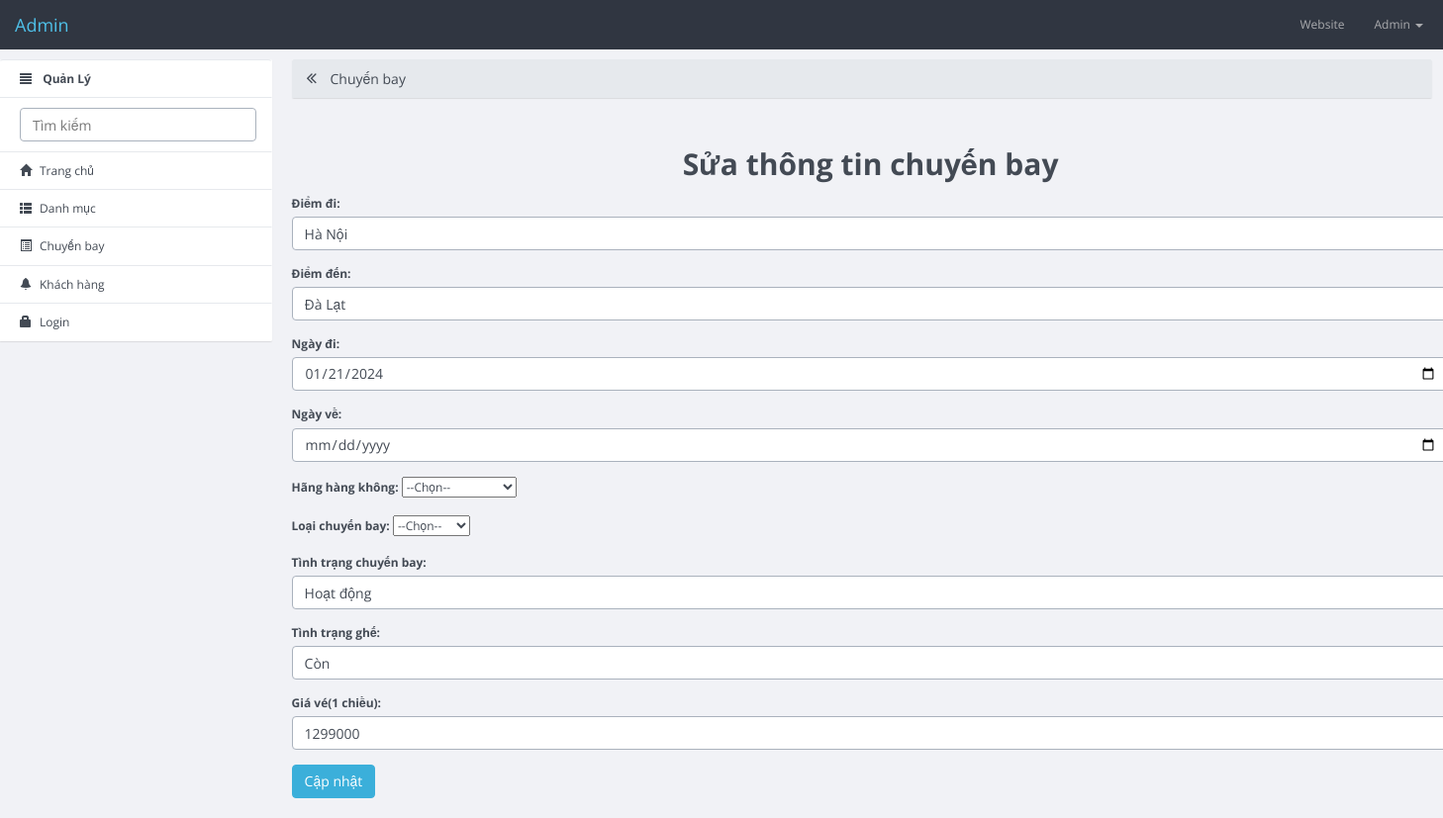
/bootflat-admin-master/suachuyenbay.php?id=15, run on the app's committed database.
### tables this page shows
CREATE TABLE `tbl_dschuyenbay` (
  `id` int(10) NOT NULL,
  `diemdi` varchar(255) NOT NULL,
  `diemden` varchar(255) NOT NULL,
  `ngaydi` date NOT NULL,
  `ngayve` date NOT NULL,
  `loaicb` varchar(255) NOT NULL,
  `hanghk` varchar(255) NOT NULL,
  `tinhtrangcb` varchar(255) NOT NULL,
  `tinhtrangghe` varchar(255) NOT NULL,
  `giave` decimal(10,0) NOT NULL
);

### src/bootflat-admin-master/suachuyenbay.php (the view, shortened to what this page needs)
<?php
    require_once "db/connect.php";
    $id = $_GET['id'];
    $suasql = "SELECT*FROM tbl_dschuyenbay WHERE id = '$id'";
    $qr = mysqli_query($conn, $suasql);
    $row = mysqli_fetch_assoc($qr);
?>
<!DOCTYPE html>
<html>
  <head>
    <link rel="stylesheet" href="dist/css/site.min.css">
  </head>
  <body>
    <nav role="navigation" class="navbar navbar-custom">
        <div class="container-fluid">
          <div class="navbar-header">
            <a href="#" class="navbar-brand">Admin</a>
          </div>
          <div id="bs-content-row-navbar-collapse-5" class="collapse navbar-collapse">
            <ul class="nav navbar-nav navbar-right">
            <li class=""><a href="../index.php"> Website</a></li>
              <li class="dropdown">
                <a data-toggle="dropdown" class="dropdown-toggle" href="#">Admin <b class="caret"></b></a>
              </li>
            </ul>
          </div>
        </div>
      </nav>
    <div class="container-fluid">
      <div class="row row-offcanvas row-offcanvas-left">
        <div class="col-xs-6 col-sm-3 sidebar-offcanvas" role="navigation">
          <ul class="list-group panel">
            <li class="list-group-item"><i class="glyphicon glyphicon-align-justify"></i> <b>Quản Lý</b></li>
            <li class="list-group-item"><input type="text" class="form-control search-query" placeholder="Tìm kiếm"></li>
            <li class="list-group-item"><a href="index_admin.php"><i class="glyphicon glyphicon-home"></i>Trang chủ </a></li>
            <li class="list-group-item"><a href="danhmuc.php"><i class="glyphicon glyphicon-th-list"></i>Danh mục </a></li>
            <li class="list-group-item"><a href="dschuyenbay.php"><i class="glyphicon glyphicon-list-alt"></i>Chuyến bay</a></li>
            <li class="list-group-item"><a href="khachhang.php"><i class="glyphicon glyphicon-bell"></i>Khách hàng</li>
            <li class="list-group-item"><a href="login.php" ><i class="glyphicon glyphicon-lock"></i>Login</a></li>
          </ul>
        </div>
        <div class="col-xs-12 col-sm-9 content">
          <div class="panel panel-default">
            <div class="panel-heading">
              <h3 class="panel-title"><a href="javascript:void(0);" class="toggle-sidebar"><span class="fa fa-angle-double-left" data-toggle="offcanvas" title="Maximize Panel"></span></a> Chuyến bay</h3>
            </div>
          </div>
          <div class="container">
            <div class="row justify-content-around">
              <form action="capnhatdschuyenbay.php" method="post" >
                <h3 class="text-center">Sửa thông tin chuyến bay</h3>
                <div class="form-group ">
                  <label for="diemdi"> Điểm đi:</label>
                  <input type="text" name="diemdi" id="diemdi" class="form-control" required="" value="<?php echo $row['diemdi']; ?>">
                </div>
                <div class="form-group">
                  <label for="diemden"> Điểm đến:</label>
                  <input type="text" name="diemden" id="diemden" class="form-control" required="" value="<?php echo $row['diemden']; ?>">
                </div>
                <div class="form-group">
                  <label for="ngaydi"> Ngày đi:</label>
                  <input type="date" name="ngaydi" id="ngaydi" class="form-control" required="" value="<?php echo $row['ngaydi']; ?>">
                </div>
                <div class="form-group">
                  <label for="ngayve"> Ngày về:</label>
                  <input type="date" name="ngayve" id="ngayve" class="form-control" value="<?php echo $row['ngayve']; ?>">
                </div>
                <div class="form-group">
                  <label for="hanghk">Hãng hàng không: </label>
                    <select name="hanghk" id="hanghk">
                      <option value="">--Chọn--</option>
                    </select>
                </div>
                <div class="form-group">
                  <label for="loaicb">Loại chuyến bay: </label>
                    <select name="loaicb" id="loaicb" value="<?php echo $row['loaicb']; ?>">
                      <option value="">--Chọn--</option>
                    </select>
                </div>
                <div class="form-group">
                  <label for="tinhtrangcb"> Tình trạng chuyến bay:</label>
                  <input type="text" name="tinhtrangcb" id="tinhtrangcb" class="form-control" required="" value="<?php echo $row['tinhtrangcb']; ?>">
                </div>
                <div class="form-group">
                  <label for="tinhtrangghe"> Tình trạng ghế:</label>
                  <input type="text" name="tinhtrangghe" id="tinhtrangghe" class="form-control" required="" value="<?php echo $row['tinhtrangghe']; ?>">
                </div>
                <div class="form-group">
                  <label for="giave"> Giá vé(1 chiều):</label>
                  <input type="text" name="giave" id="giave" class="form-control" required value="<?php echo $row['giave']; ?>">
                </div>
                <div class="form-group">
                  <input type="submit" name="btn_capnhat" value="Cập nhật" class="btn btn-primary" required>
                </div>
              </form>
            </div>
          </div>
        </div>
      </div>
    </div>
  </body>
</html>

### data on the page
tbl_dschuyenbay: diemdi "Hà Nội", diemden "Đà Lạt", ngaydi "01/21/2024", tinhtrangcb "Hoạt động", tinhtrangghe "Còn", giave "1299000"
